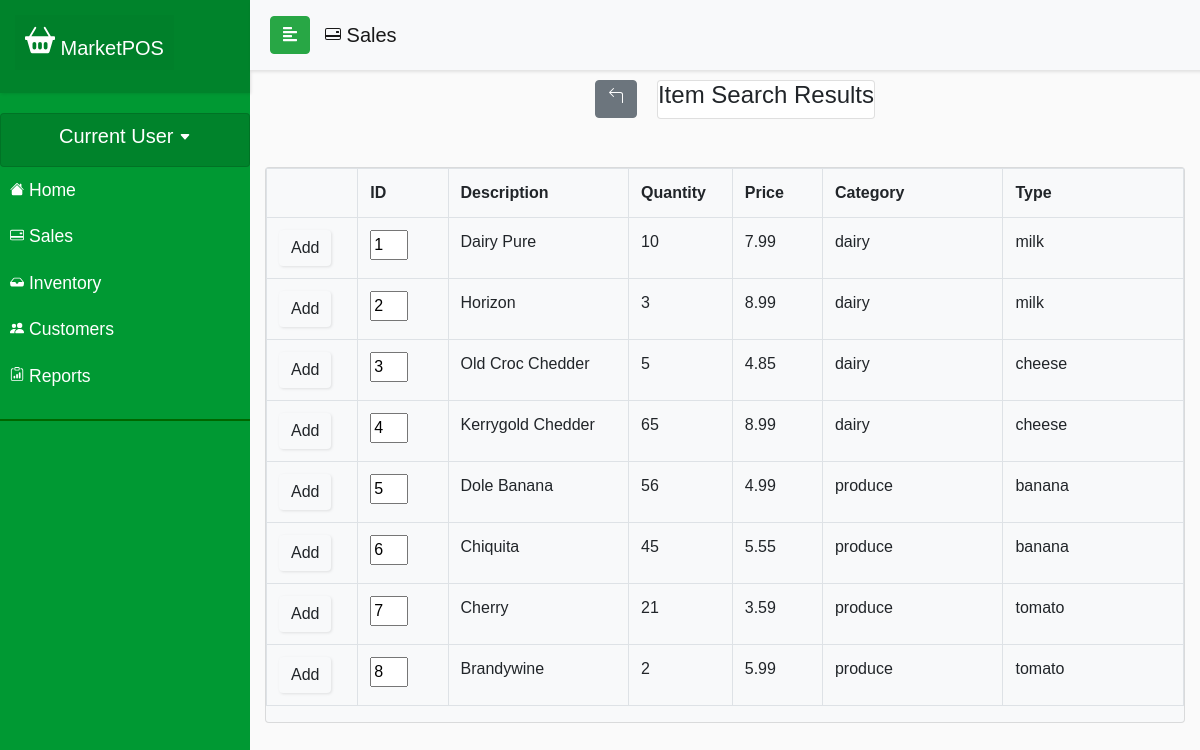
Page /currentDraft/saleitemslist.php on the committed database.
### tables this page shows
CREATE TABLE `product_inventory` (
  `product_id` int(11) NOT NULL,
  `productName` varchar(50) NOT NULL,
  `productType` varchar(50) NOT NULL,
  `productSubType` varchar(50) NOT NULL,
  `unit_price` float NOT NULL,
  `in_stock` int(11) NOT NULL,
  `vendor_id` int(11) DEFAULT NULL
);

### currentDraft/saleitemslist.php (the view, shortened to what this page needs)
<?php
include_once ('config.php');
$query = "SELECT * FROM product_inventory";
$result = mysqli_query($conn, $query);
?>
<!DOCTYPE html>
<html>
<head>
  <link rel="stylesheet" href="css/bootstrap.min.css">
  <link rel="stylesheet" href="userStyle.css">
  <link rel="stylesheet" href="css/jquery.mCustomScrollbar.min.css">
</head>
<body>
  <nav id="sidebar">
    <div class="sidebar-header">
      <h1><a class="navbar-brand relative-top" href="indexDraft.php" id="navcard">
          MarketPOS</a></h1>
    </div>
    <ul class="list-unstyled components">
      <div class="card" id="navcard">
        <h5 class="text-center">Current User <svg width=".6em" height=".6em" viewBox="0 0 16 16" class="bi bi-caret-down-fill" fill="currentColor" xmlns="http://www.w3.org/2000/svg">
            <path d="M7.247 11.14L2.451 5.658C1.885 5.013 2.345 4 3.204 4h9.592a1 1 0 0 1 .753 1.659l-4.796 5.48a1 1 0 0 1-1.506 0z" />
          </svg></h5>
      </div>
      <li class="active">
      <li>
        <a href="accounthomeDraft.php"> Home</a>
      </li>
      </li>
      <li>
        <a href="salescontrolv3.html"> Sales</a>
      </li>
      <li>
        <a href="inventorycontrol.html"> Inventory</a>
      </li>
      <li>
        <a href="customercontrol.html"> Customers</a>
      </li>
      <li>
        <a href="#"> Reports</a>
      </li>
    </ul>
  </nav>
  <div id="content">
    <nav class="navbar navbar-expand-lg navbar-light bg-light sticky-top" id="locnav">
      <div class="container-fluid">
        <button type="button" id="sidebarCollapse" class="btn btn-success">
          <i class="fas fa-align-left"></i>
        </button>
        <div class="collapse navbar-collapse" id="navbarSupportedContent">
          <ul class="nav navbar-nav mr-auto">
            <a class="navbar-brand" href="customerview.php"> Sales</a>
          </ul>
        </div>
      </div>
    </nav>
    <div class="container justify-content-center" id="formscreen">
    <div class="row justify-content-center">
        <div style="padding: 0px 20px;">
        <a href="newsaleALEX.php" type="button" class="btn btn-secondary" role="button"></a>
        </div>
        <div class="card text-center"> <h4>Item Search Results</h4></div>
    </div>
      <div class="row">
        <div class="col m-auto">
          <div class="card mt-5 bg-light">
            <table class="table table-bordered">
                <tr>
                    <th class="col-1"></th>
                    <th class="col-1">ID</th>
                    <th class="col-2">Description</th>
                    <th class="col-1">Quantity</th>
                    <th class="col-1">Price</th>
                    <th class="col-2">Category</th>
                    <th class="col-2">Type</th>
                </tr>
              <?php
                if (isset($_POST['item-search'])) {
                    $search = mysqli_real_escape_string($conn, $_POST['isearch']);
                    $sql = "SELECT * FROM product_inventory WHERE productName LIKE '%$search%' OR productType LIKE '%$search%' OR productSubType LIKE '%$search%' ";
                    $result = mysqli_query($conn, $sql);
                    $queryResults = mysqli_num_rows($result);
                    if ($queryResults > 0) {
                        while ($row = mysqli_fetch_assoc($result)) {
                            echo "<tr><td><form name='add' method='post' action='newsaleALEX.php'><button class='btn navbar-btn btn-light' name='additem'>
                            Add</button></td><td><input name='sproduct' size='1' value='". $row['product_id'] ."' readonly /></form></td><td>" .$row['productName']. "</td><td>" .$row['in_stock']. "</td><td>".$row['unit_price']. "</td><td>" .$row['productType'].
                            "</td><td>" .$row['productSubType']. "</td></tr>";
                        }
                    }else {
                        echo "<div>There are no results matching your search</div>";
                    }
                }else {
                    while ($row = mysqli_fetch_assoc($result)) {
                        echo "<tr><td><button class='btn navbar-btn btn-light' name='additem'>
                        Add</button></td><td><input name='sproduct' size='1' value='". $row['product_id'] ."' readonly /></td><td>" .$row['productName']. "</td><td>" .$row['in_stock']. "</td><td>".$row['unit_price']. "</td><td>" .$row['productType'].
                        "</td><td>" .$row['productSubType']. "</td></tr>";
                    }
                  }
                ?>
            </table>
          </div>
        </div>
      </div>
    </div>
</body>
</html>

### currentDraft/userStyle.css (style rules this page uses)
body { font-family: 'Poppins', sans-serif; background: #fafafa; overflow-y: hidden; }
a, a:hover, a:focus { color: inherit; text-decoration: none; transition: all 0.3s; }
#locnav { position: fixed; }
.navbar { width: 100%; padding: 5px 5px; background: #fff; border: none; border-radius: 0; box-shadow: 1px 2px 3px rgba(0, 0, 0, 0.1); }
.navbar-brand { padding: 15px; }
.navbar-btn { box-shadow: 1px 1px 3px rgba(0, 0, 0, 0.1); outline: none !important; border: none; }
#sidebar { width: 250px; position: fixed; top: 0; left: 0; height: 100vh; z-index: 999; background: #009933; color: #fff; transition: all 0.3s; }
#sidebar .sidebar-header { padding: 15px; background: rgba(0, 128, 43, 0.897); box-shadow: 1px 1px 3px rgba(0, 0, 0, 0.1); }
#sidebar ul.components { padding: 20px 0; border-bottom: 2px solid #006600; }
#sidebar ul li a { padding: 10px; font-size: 1.1em; display: block; }
#navcard { background: rgba(0, 128, 43, 0.897); padding: 10px; }
#content { width: calc(100% - 250px); margin-top: 40px; min-height: 100vh; transition: all 0.3s; position: absolute; top: 0; right: 0; overflow: hidden; }
#formscreen { margin-top: 40px; left: 200px; }

### rows in the picture
product_inventory: sproduct "1", productName "Dairy Pure", in_stock "10", unit_price "7.99", productType "dairy", productSubType "milk"
product_inventory: sproduct "2", productName "Horizon", in_stock "3", unit_price "8.99", productType "dairy", productSubType "milk"
product_inventory: sproduct "3", productName "Old Croc Chedder", in_stock "5", unit_price "4.85", productType "dairy", productSubType "cheese"
product_inventory: sproduct "4", productName "Kerrygold Chedder", in_stock "65", unit_price "8.99", productType "dairy", productSubType "cheese"
product_inventory: sproduct "5", productName "Dole Banana", in_stock "56", unit_price "4.99", productType "produce", productSubType "banana"
product_inventory: sproduct "6", productName "Chiquita", in_stock "45", unit_price "5.55", productType "produce", productSubType "banana"
product_inventory: sproduct "7", productName "Cherry", in_stock "21", unit_price "3.59", productType "produce", productSubType "tomato"
product_inventory: sproduct "8", productName "Brandywine", in_stock "2", unit_price "5.99", productType "produce", productSubType "tomato"
